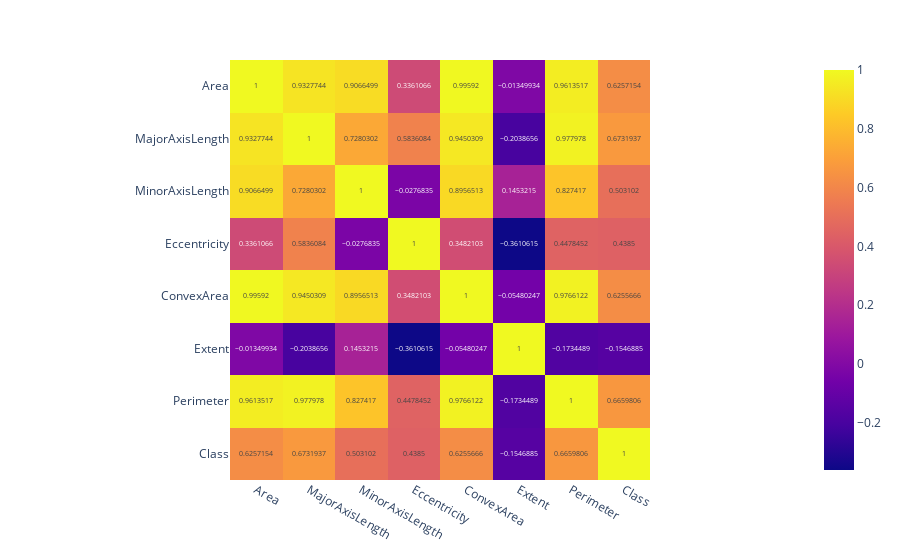

This figure's notebook cell:
### Code cell
corr_matrix = df.corr()
fig = px.imshow(corr_matrix, text_auto=True)
fig.show()

### Figure 1 — Plotly figure (JSON) as saved in the notebook; plotly's stock layout.template omitted (floating-point values rounded to 4 significant figures)
{"data": [{"coloraxis": "coloraxis", "hovertemplate": "x: %{x}<br>y: %{y}<br>color: %{z}<extra></extra>", "name": "0", "texttemplate": "%{z}", "type": "heatmap", "x": ["Area", "MajorAxisLength", "MinorAxisLength", "Eccentricity", "ConvexArea", "Extent", "Perimeter", "Class"], "xaxis": "x", "y": ["Area", "MajorAxisLength", "MinorAxisLength", "Eccentricity", "ConvexArea", "Extent", "Perimeter", "Class"], "yaxis": "y", "z": [[1, 0.9328, 0.9066, 0.3361, 0.9959, -0.0135, 0.9614, 0.6257], [0.9328, 1, 0.728, 0.5836, 0.945, -0.2039, 0.978, 0.6732], [0.9066, 0.728, 1, -0.02768, 0.8957, 0.1453, 0.8274, 0.5031], [0.3361, 0.5836, -0.02768, 1, 0.3482, -0.3611, 0.4478, 0.4385], [0.9959, 0.945, 0.8957, 0.3482, 1, -0.0548, 0.9766, 0.6256], [-0.0135, -0.2039, 0.1453, -0.3611, -0.0548, 1, -0.1734, -0.1547], [0.9614, 0.978, 0.8274, 0.4478, 0.9766, -0.1734, 1, 0.666], [0.6257, 0.6732, 0.5031, 0.4385, 0.6256, -0.1547, 0.666, 1]]}], "layout": {"coloraxis": {"colorscale": [[0, "#0d0887"], [0.1111, "#46039f"], [0.2222, "#7201a8"], [0.3333, "#9c179e"], [0.4444, "#bd3786"], [0.5556, "#d8576b"], [0.6667, "#ed7953"], [0.7778, "#fb9f3a"], [0.8889, "#fdca26"], [1, "#f0f921"]]}, "margin": {"t": 60}, "xaxis": {"anchor": "y", "constrain": "domain", "domain": [0, 1], "scaleanchor": "y"}, "yaxis": {"anchor": "x", "autorange": "reversed", "constrain": "domain", "domain": [0, 1]}}}
